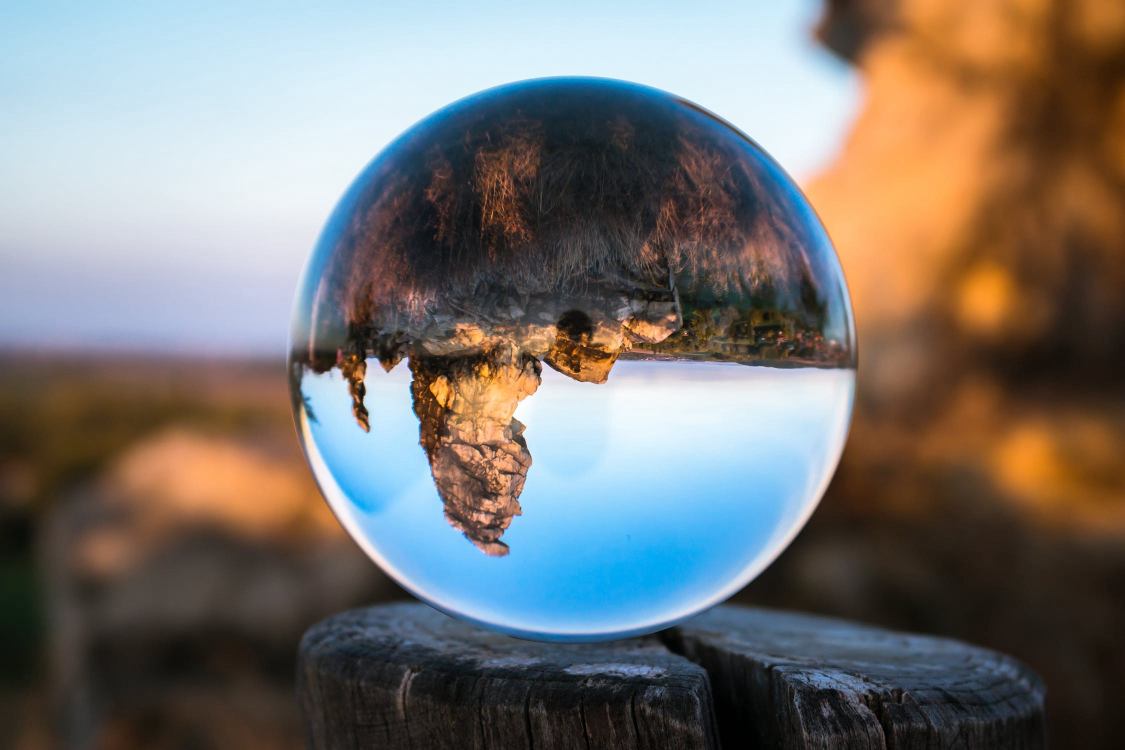
//> input picture _STERJO_BALANI__IP_hw3/input/crystal.jpeg, 2250 x 1500 px (shown at 1/2 size)
$ ./Homework_3 ../input/crystal.jpeg 3 out.png   (built with g++ and OpenCV 4)
//> lines starting //> are read from the running program, lines starting //| are printed output that depends on the picture
#include <iostream>
#include <cmath>
#include <algorithm>
#include <vector>
#include <map>
#include <iterator>

#include <opencv4/opencv2/opencv.hpp>
#include <opencv4/opencv2/highgui.hpp>

#define NIL pmf.end()
#define rows_fig (int)fig1.size()
#define cols_fig (int)fig1[0].size()

using namespace std;
using namespace cv;

typedef pair<float, float> x_y;


map< pair<float,float>, float > joint_pmf_2D(vector< vector<float> > fig1, vector< vector<float> > fig2, int bin_size){
	map< pair<float,float>, float > pmf;
	map< pair<float,float>, float >::iterator it;

	float size_total = rows_fig*cols_fig;

	for(int i = 0; i < rows_fig; i++){
		for(int j = 0; j < cols_fig; j++){
			x_y p( (int) fig1[i][j]/bin_size, (int) fig2[i][j]/bin_size);

			if( (it = pmf.find(p)) == NIL){
				pmf.insert(make_pair(p, 1/size_total));
			}
			else{
				(it->second) += 1/size_total;
			}

		}

	}

	return pmf;
}


map<float, float> pmf_1D(vector< vector<float> > fig1, int bin_size){
	map<float, float> pmf;
	map<float, float>::iterator it;

	float size_total = rows_fig*cols_fig;

	for(int i = 0; i < rows_fig; i++){
		for(int j = 0; j < cols_fig; j++){
			float p = (int) fig1[i][j]/bin_size;

			if( (it = pmf.find(p)) == NIL){
				pmf.insert(pair<float, float> (p, 1/size_total) );
			}
			else{
				(it->second) += 1/size_total;
			}
		}
	}

	return pmf;
}


vector< vector<float> > crop_left_right(int pixel_no, vector< vector<float> > img){
	int beg = pixel_no;
	int fin = img[0].size() - beg;
	vector< vector<float> > out;

	if(beg > fin){cerr<<"Impossible cropping\n"; exit(1);}

	for(int i = 0; i < (int)img.size(); i++){
		out.push_back( vector<float>() );
		for(int j = beg; j < fin; j++){
			out[i].push_back(img[i][j]);
		}
	}

	return out;
}


float mutual_information(map< pair<float,float>, float > joint_pmf, map<float, float> pmf1, map<float, float> pmf2){
	map< pair<float,float>, float >::iterator it;
	float MI = 0;
	float p_1, p_2;

	for(it = joint_pmf.begin(); it != joint_pmf.end(); it++){

		p_1 = (pmf1.find((it->first).first))->second;
		p_2 = (pmf2.find((it->first).second))->second;

		MI += it->second * log10(it->second/(p_2*p_1));
		// cout<<"p1 of "<< (it->first).first <<": "<<p_1<<endl;
		// cout<<"p2 of "<< (it->first).second <<": "<<p_2<<endl;
		// cout<<"MI: "<<MI<<endl;

	}


	return MI;
}


vector<float> MI_n_steps(int steps, int bin_size, vector< vector<float> > img1, vector< vector<float> > img2){
	vector<float> results;
	int i = 0;

	vector< vector<float> > cp;

	cp.resize(img2.size());

	for(int index = 0; index != (int) cp.size(); index++){
		cp[index].resize(img2[0].size());
	}


	while(i != steps){


		for(int j = 0; j < (int) img2.size(); j++){
			for(int k = 0; k < (int) img2[0].size(); k++){
				cp[j][k] = img1[j][k+i];
			}
		}
		// [6 lines of commented-out code are left out]


		map< pair<float,float>, float > joint_pmf = joint_pmf_2D(cp, img2, bin_size);
		map<float, float> pmf1 = pmf_1D(cp, bin_size);
		map<float, float> pmf2 = pmf_1D(img2, bin_size);


		results.push_back( mutual_information(joint_pmf, pmf1, pmf2) );

		i++;
	}

	return results;

}

vector< vector<float> > load_image_color(string filename, int choice){
//> called with filename = "../input/crystal.jpeg", choice = 1
	cv::Mat img = imread(filename, cv::IMREAD_COLOR);
//> img is the input picture: 1500 rows x 2250 cols, CV_8UC3; mean B, G, R 114.2, 117.3, 120.4

	cv::Mat bgr[3];
	cv::split(img, bgr);
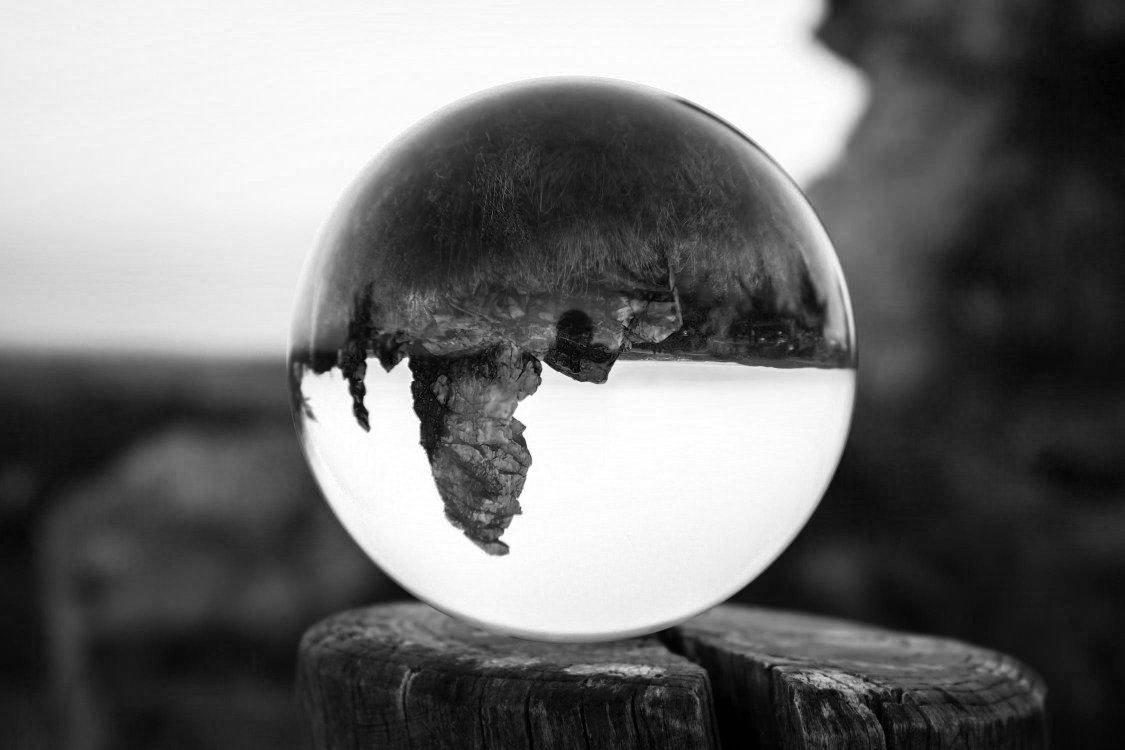
//> bgr[0]: 1500 rows x 2250 cols, CV_8UC1 (shown at 1/2 size); min 0, max 255, mean 114.2
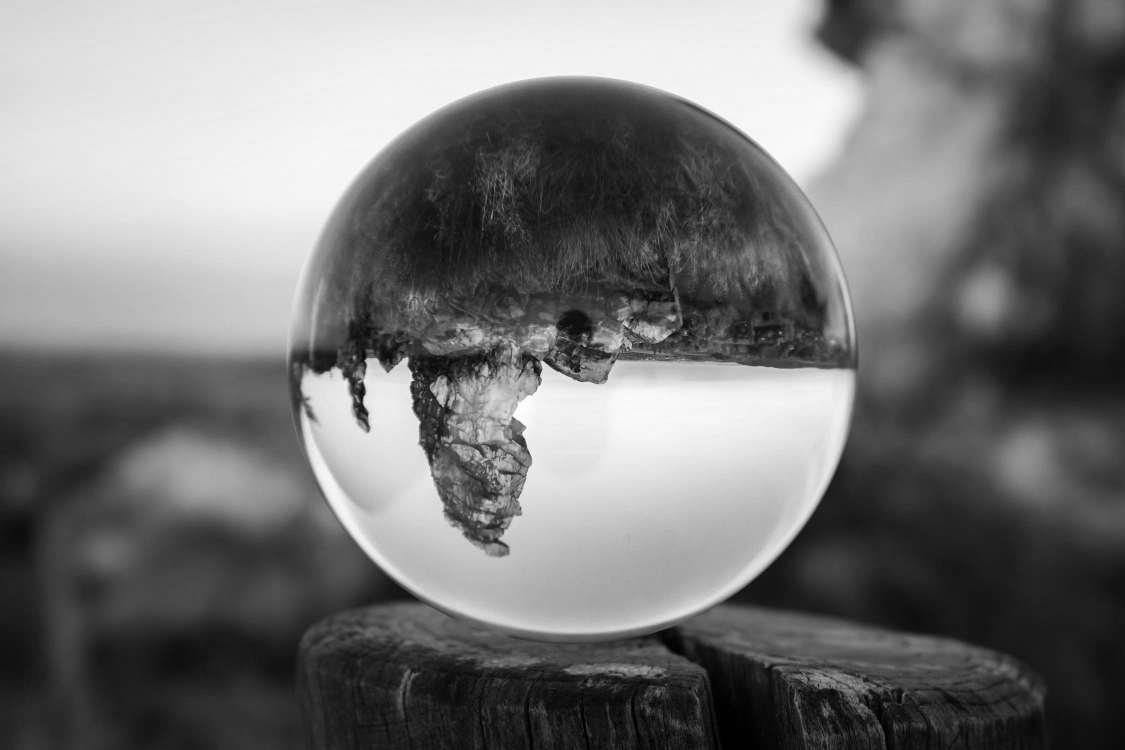
//> bgr[1]: 1500 rows x 2250 cols, CV_8UC1 (shown at 1/2 size); min 0, max 255, mean 117.3
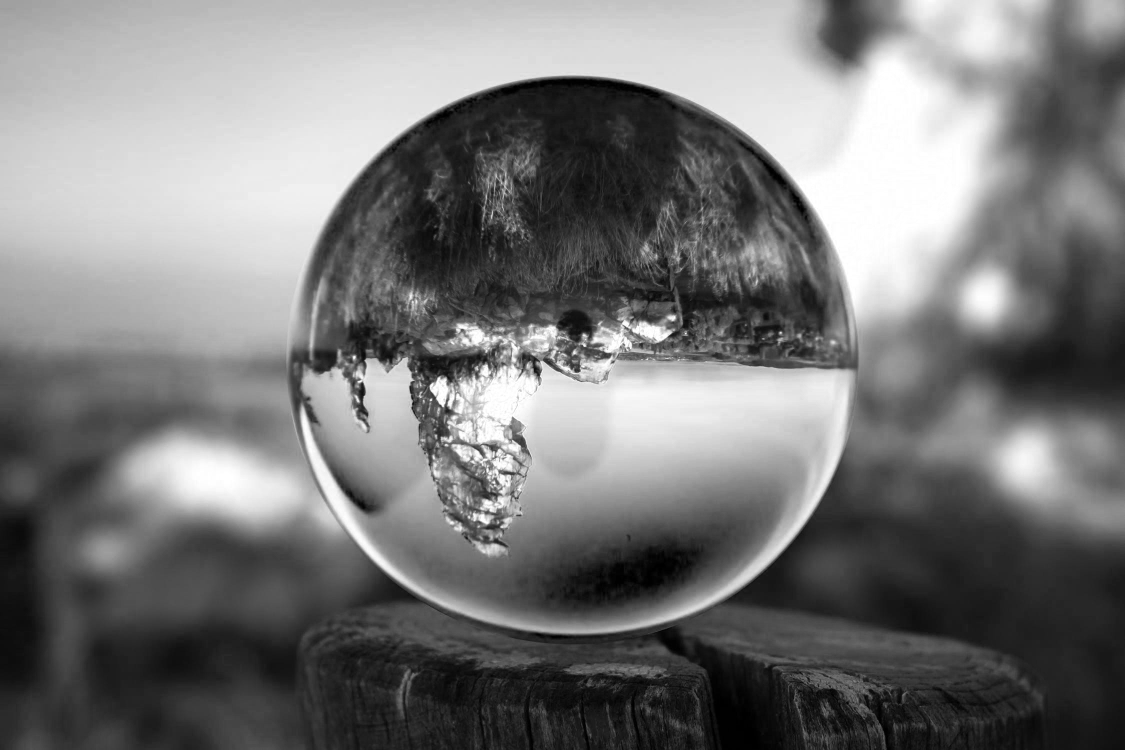
//> bgr[2]: 1500 rows x 2250 cols, CV_8UC1 (shown at 1/2 size); min 0, max 255, mean 120.4

	img = bgr[choice];

	int index = 0;
	vector< vector<float> > a;

	for(int i = 0; i < img.rows; i++, index++){
		a.push_back(vector<float>());
		for(int j = 0; j < img.cols; j++){
			a[index].push_back(img.at<uchar>(i,j));
		}

	}
//> after the loop, index = 1500; a = 1500 items

	return a;
}

int main(int argc, const char *argv[]) {

	vector< vector<float> > g, r;

	g = load_image_color(argv[1], 1);
//> g = 1500 items
	g = crop_left_right(1,g);
//> in crop_left_right, `int fin = img[0].size() - beg;`: fin = 2249
//> after the loop in crop_left_right, `for(int i = 0; i < (int)img.size(); i++)`: out = 1500 items
	r = load_image_color(argv[1], 2);
//> r = 1500 items

	int b = atoi(argv[2]);
//> b = 3

	std::ofstream output_file(argv[3]);
    std::ostream_iterator<float> output_iterator(output_file, "\n");

	vector<float> result = MI_n_steps(41, b, r, g);
//> in MI_n_steps, `cp.resize(img2.size());`: cp = 1500 items
//> after the loop in MI_n_steps, `while(i != steps)`: i = 41
//> result = 41 values, max 0.63 at index 1, min 0.378 at index 40, mean 0.474

    copy(result.begin(), result.end(), output_iterator);

	return 0;
}
